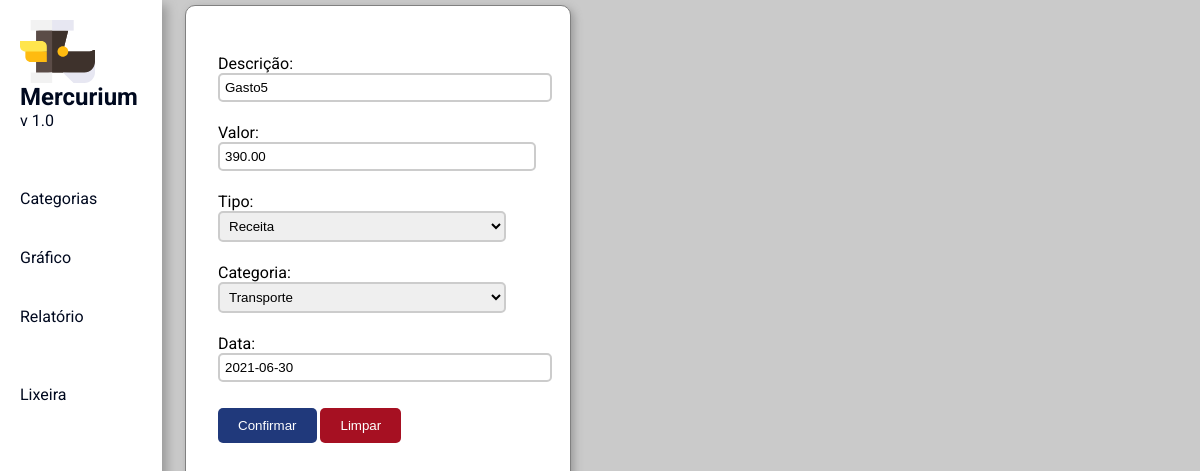
Page /update/16 on the committed database.
### app_mercurium/models.py (models this page shows, shortened)
class Item(models.Model):
    description = models.CharField('Descrição', max_length=100)
    value = models.DecimalField('Valor', max_digits=8, decimal_places=2)
    original_value = models.DecimalField('Valor original', max_digits=8, decimal_places=2, blank=True)
    CHOICE_TYPE = (
        ('Receita', 'Receita'),
        ('Despesa', 'Despesa')
    )
    type_item = models.CharField('Tipo', max_length=50, choices=CHOICE_TYPE)
    cat = models.ForeignKey(Category, on_delete=models.CASCADE, verbose_name="Categoria")
    date = models.DateField('Data')
    status_payment = models.BooleanField('Pago', default=True)
    date_payment = models.DateField('Data Vencimento', blank=True)
    fees = models.DecimalField('Juros', max_digits=5, decimal_places=1, blank=True)
    status = models.BooleanField(default=True) #

### app_mercurium/views.py (the view)
# urls.py: path('update/<int:id>', update),
def update(request, id):
    item = get_object_or_404(Item, pk=id)
    form = ItemFormEdit(instance=item)
    if(request.method == 'POST'):
        form = ItemFormEdit(request.POST, instance=item)
        if (form.is_valid()):
            item = form.save(commit=False)
            item.original_value = item.value
            if item.type_item == 'Receita' and item.value < 0:      # Mudar para um funcão
                item.value = item.value * (-1)
            elif item.type_item == 'Despesa' and item.value > 0:
                item.value = item.value * (-1)
            item.save()
            message_sucess(request, 'edit', item.description)
            return redirect('/')
        else:
            return render(request, 'update.html', {'form': form, 'item': item})
    else:
        return render(request, 'update.html', {'form': form, 'item': item})

### app_mercurium/forms.py
class ItemFormEdit(forms.ModelForm):
    class Meta:
        model = Item
        exclude = ['status','status_payment','date_payment','fees','original_value']
        widgets = {
            'date': forms.DateInput(attrs={'class': 'date_input'})
        }

### app_mercurium/models.py (called while the page is built)
    def __str__(self):
        return self.name

### app_mercurium/templates/update.html (shortened to what this page needs)
{% load static %}
<!DOCTYPE html>
<html lang="pt-br">
<head>
    <link rel="stylesheet" type="text/css" href="{% static 'css/style.css' %}">
    <link rel="stylesheet" type="text/css" href="{% static 'css/create_style.css' %}">
</head>
<body>
    <div class="sidebar">
        <a class="logo" href="/"><img width="75" src="{% static 'img/svg/Logo_Mercurium.svg' %}">
            <div class="title">Mercurium</div>
            <div class="sub-title">v 1.0</div>
        </a>
        <br>
        <a href="/categories.html">Categorias</a>
        <a href="#">Gráfico</a>
        <a href="#">Relatório</a>
        <br>
        <a href="/trash.html">Lixeira</a>
    </div>
    <div class="content-container">
        <div class="form-item">
            <form action="" method="POST">
                {{form.as_p}}
                <button type="submit">Confirmar</button>
                <button type="reset">Limpar</button>
            </form>
        </div>
    </div>
</body>
</html>

### app_mercurium/static/css/style.css (style rules this page uses)
:root { --bm-color:#20397B; --bo-color: #00091F; --bg-color:#CACACA; --sw-color:#999999; --bg-red-btn:#A61022; --bg-red-btn-h:#CF0A2C; --bg-blue-btn:#20397B; --bg-blue-btn-h:#0057BE; --bo-gray-inp:#CCCCCC; --bg-alert-mes:#F3CDCF; --bo-red-mes:#FF0000; --co-red-mes: #bd0000; --bg-gre-mes:#C2DAC2; }
body { margin: 0; padding: 0; height: 100vh; font-family: 'Roboto', sans-serif; background-color: var(--bg-color); }
.logo img { float: left; margin-right: 10px; }
.title { font-weight: bold; font-size: 1.5rem; }
.sidebar { margin: 0; padding: 0; width: 13.5%; background-color: white; position: fixed; height: 100%; overflow: auto; box-shadow: 5px 5px 10px var(--sw-color); }
.sidebar a:not(.active) { display: block; color: var(--bo-color); padding: 20px; text-decoration: none; }
.content-container { width: 75%; margin-left: 15%; display: flex; flex-direction: row; }
input, select { width: 85%; padding: 5px; border-radius: 5px; margin-bottom: 5px; border: 2px solid var(--bo-gray-inp); }
select { width: 90%; }
button[type=submit] { padding: 10px 20px; margin-top: 5px; background-color: var(--bm-color); color: white; border: none; border-radius: 5px; cursor: pointer; }
button[type=reset] { margin-top: 5px; background-color: var(--bg-red-btn); color: white; padding: 10px 20px; border: none; border-radius: 5px; cursor: pointer; }
.modal, input { width: 95%; }

### app_mercurium/static/css/create_style.css (style rules this page uses)
:root { --bm-color:#20397B; --bo-color: #00091F; --bg-color:#CACACA; --sw-color:#999999; --bg-red-btn:#A61022; --bg-red-btn-h:#CF0A2C; --bg-blue-btn:#20397B; --bg-blue-btn-h:#0057BE; --bo-gray-inp:#CCCCCC; --bg-alert-mes:#F3CDCF; --bo-red-mes:#FF0000; --co-red-mes: #bd0000; --bg-gre-mes:#C2DAC2; }
body { margin: 0; padding: 0; height: 100vh; font-family: 'Roboto', sans-serif; background-color: var(--bg-color); }
.form-item, .form-category, .search-cat { margin: 5px; background-color: white; padding: 2rem; width: 20rem; border: 1px solid gray; border-radius: 10px; box-shadow: 3px 3px 9px var(--sw-color); }
input[type="search"], input[type="text"] { width: 100%; }
.content-container { height: 100%; }

### rows in the picture
Item: description "Gasto5", value "390.00", type_item "Receita", cat "Transporte", date "2021-06-30"
